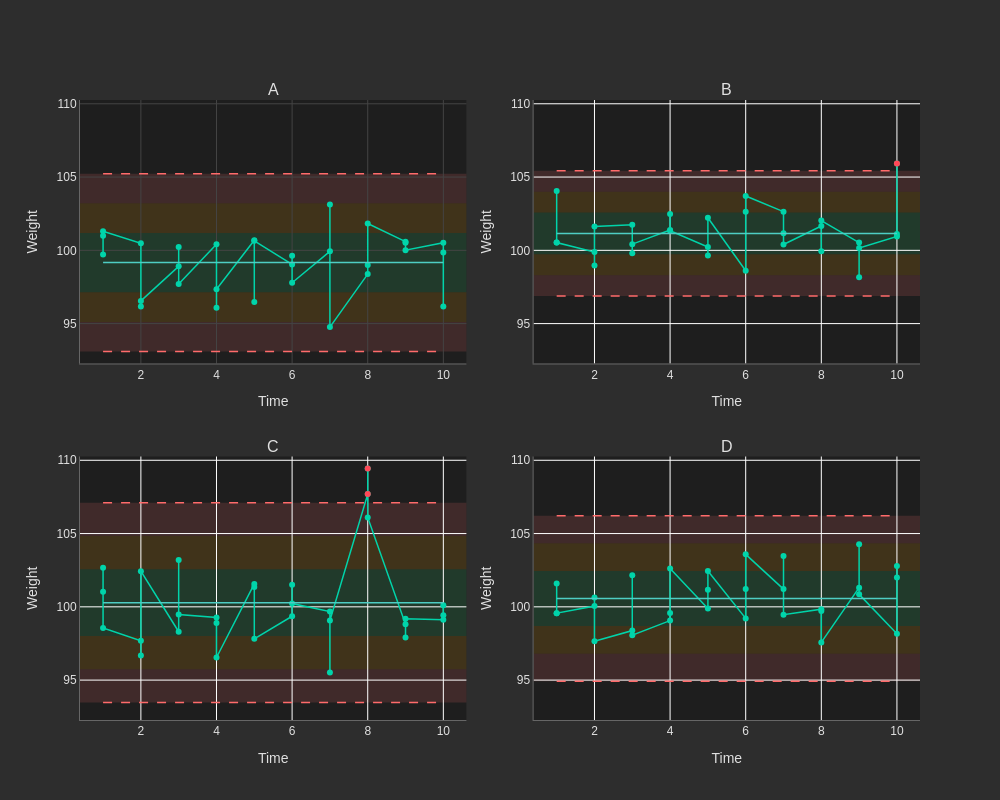

Notebook source saved alongside this figure:
### Code cell
# Plot stratified IMR with all rules
fig = result_imr.plot(
    show_zones=True,
    highlight_signals=True,
    show_rules=True,  # Show all WECO rule violations
    template='dark'
)
fig.show()

### Figure 1 — Plotly figure (JSON) as saved in the notebook; plotly's stock layout.template omitted (floating-point values rounded to 4 significant figures)
{"data": [{"hovertemplate": "%{x}<br>%{y:.3f}<extra></extra>", "line": {"color": "#00D4AA", "width": 1.5}, "marker": {"color": "#00D4AA", "size": 6}, "mode": "lines+markers", "name": "A", "showlegend": false, "type": "scatter", "x": [1, 1, 1, 2, 2, 2, 3, 3, 3, 4, 4, 4, 5, 5, 5, 6, 6, 6, 7, 7, 7, 8, 8, 8, 9, 9, 9, 10, 10, 10], "xaxis": "x", "y": [101.0, 99.72, 101.3, 100.5, 96.17, 96.55, 98.91, 100.2, 97.7, 100.4, 96.08, 97.34, 100.7, 96.47, 100.7, 99.04, 99.63, 97.79, 99.93, 103.1, 94.76, 98.38, 99.0, 101.8, 100.6, 100.5, 100.0, 100.5, 99.85, 96.16], "yaxis": "y"}, {"hovertemplate": "%{x}<br>%{y:.3f}<extra></extra>", "line": {"color": "#00D4AA", "width": 1.5}, "marker": {"color": "#00D4AA", "size": 6}, "mode": "lines+markers", "name": "B", "showlegend": false, "type": "scatter", "x": [1, 1, 1, 2, 2, 2, 3, 3, 3, 4, 4, 4, 5, 5, 5, 6, 6, 6, 7, 7, 7, 8, 8, 8, 9, 9, 9, 10, 10, 10], "xaxis": "x2", "y": [104.0, 100.5, 100.5, 99.88, 98.97, 101.6, 101.8, 99.8, 100.4, 101.4, 102.5, 101.3, 100.2, 99.65, 102.2, 98.61, 102.6, 103.7, 102.6, 101.2, 100.4, 101.7, 99.94, 102.0, 100.5, 98.17, 100.2, 101.0, 101.1, 105.9], "yaxis": "y2"}, {"hovertemplate": "Signal<br>%{x}<br>%{y:.3f}<extra></extra>", "marker": {"color": "#FF4757", "size": 6, "symbol": "circle"}, "mode": "markers", "showlegend": false, "type": "scatter", "x": [10], "xaxis": "x2", "y": [105.9], "yaxis": "y2"}, {"hovertemplate": "%{x}<br>%{y:.3f}<extra></extra>", "line": {"color": "#00D4AA", "width": 1.5}, "marker": {"color": "#00D4AA", "size": 6}, "mode": "lines+markers", "name": "C", "showlegend": false, "type": "scatter", "x": [1, 1, 1, 2, 2, 2, 3, 3, 3, 4, 4, 4, 5, 5, 5, 6, 6, 6, 7, 7, 7, 8, 8, 8, 9, 9, 9, 10, 10, 10], "xaxis": "x3", "y": [102.7, 101.0, 98.56, 97.68, 96.68, 102.4, 98.3, 103.2, 99.47, 99.27, 98.9, 96.54, 101.6, 101.4, 97.82, 99.36, 101.5, 100.2, 99.68, 95.52, 99.06, 107.7, 109.4, 106.1, 98.81, 97.9, 99.18, 99.12, 100.1, 99.43], "yaxis": "y3"}, {"hovertemplate": "Signal<br>%{x}<br>%{y:.3f}<extra></extra>", "marker": {"color": "#FF4757", "size": 6, "symbol": "circle"}, "mode": "markers", "showlegend": false, "type": "scatter", "x": [8, 8], "xaxis": "x3", "y": [107.7, 109.4], "yaxis": "y3"}, {"hovertemplate": "%{x}<br>%{y:.3f}<extra></extra>", "line": {"color": "#00D4AA", "width": 1.5}, "marker": {"color": "#00D4AA", "size": 6}, "mode": "lines+markers", "name": "D", "showlegend": false, "type": "scatter", "x": [1, 1, 1, 2, 2, 2, 3, 3, 3, 4, 4, 4, 5, 5, 5, 6, 6, 6, 7, 7, 7, 8, 8, 8, 9, 9, 9, 10, 10, 10], "xaxis": "x4", "y": [101.6, 99.57, 99.57, 100.0, 100.6, 97.65, 98.38, 102.2, 98.06, 99.06, 99.58, 102.6, 99.88, 101.2, 102.5, 99.21, 101.2, 103.6, 101.2, 103.5, 99.46, 99.84, 99.72, 97.57, 101.3, 104.3, 100.8, 98.16, 102.8, 102.0], "yaxis": "y4"}], "layout": {"annotations": [{"font": {"size": 16}, "showarrow": false, "text": "A", "x": 0.23, "xanchor": "center", "xref": "paper", "y": 1.0, "yanchor": "bottom", "yref": "paper"}, {"font": {"size": 16}, "showarrow": false, "text": "B", "x": 0.77, "xanchor": "center", "xref": "paper", "y": 1.0, "yanchor": "bottom", "yref": "paper"}, {"font": {"size": 16}, "showarrow": false, "text": "C", "x": 0.23, "xanchor": "center", "xref": "paper", "y": 0.425, "yanchor": "bottom", "yref": "paper"}, {"font": {"size": 16}, "showarrow": false, "text": "D", "x": 0.77, "xanchor": "center", "xref": "paper", "y": 0.425, "yanchor": "bottom", "yref": "paper"}], "font": {"color": "#E0E0E0", "family": "Arial, sans-serif", "size": 12}, "height": 800, "hovermode": "closest", "paper_bgcolor": "#2D2D2D", "plot_bgcolor": "#1E1E1E", "shapes": [{"fillcolor": "#2ED573", "layer": "below", "line": {"width": 0}, "opacity": 0.15, "type": "rect", "x0": 0, "x1": 1, "xref": "x domain", "y0": 97.14, "y1": 101.2, "yref": "y"}, {"fillcolor": "#FFA502", "layer": "below", "line": {"width": 0}, "opacity": 0.15, "type": "rect", "x0": 0, "x1": 1, "xref": "x domain", "y0": 101.2, "y1": 103.2, "yref": "y"}, {"fillcolor": "#FFA502", "layer": "below", "line": {"width": 0}, "opacity": 0.15, "type": "rect", "x0": 0, "x1": 1, "xref": "x domain", "y0": 95.12, "y1": 97.14, "yref": "y"}, {"fillcolor": "#FF6B6B", "layer": "below", "line": {"width": 0}, "opacity": 0.15, "type": "rect", "x0": 0, "x1": 1, "xref": "x domain", "y0": 103.2, "y1": 105.2, "yref": "y"}, {"fillcolor": "#FF6B6B", "layer": "below", "line": {"width": 0}, "opacity": 0.15, "type": "rect", "x0": 0, "x1": 1, "xref": "x domain", "y0": 93.09, "y1": 95.12, "yref": "y"}, {"line": {"color": "#FF6B6B", "dash": "dash", "width": 1.5}, "type": "line", "x0": 1, "x1": 10, "xref": "x", "y0": 105.2, "y1": 105.2, "yref": "y"}, {"line": {"color": "#FF6B6B", "dash": "dash", "width": 1.5}, "type": "line", "x0": 1, "x1": 10, "xref": "x", "y0": 93.09, "y1": 93.09, "yref": "y"}, {"line": {"color": "#4ECDC4", "width": 1.5}, "type": "line", "x0": 1, "x1": 10, "xref": "x", "y0": 99.16, "y1": 99.16, "yref": "y"}, {"fillcolor": "#2ED573", "layer": "below", "line": {"width": 0}, "opacity": 0.15, "type": "rect", "x0": 0, "x1": 1, "xref": "x2 domain", "y0": 99.73, "y1": 102.6, "yref": "y2"}, {"fillcolor": "#FFA502", "layer": "below", "line": {"width": 0}, "opacity": 0.15, "type": "rect", "x0": 0, "x1": 1, "xref": "x2 domain", "y0": 102.6, "y1": 104.0, "yref": "y2"}, {"fillcolor": "#FFA502", "layer": "below", "line": {"width": 0}, "opacity": 0.15, "type": "rect", "x0": 0, "x1": 1, "xref": "x2 domain", "y0": 98.3, "y1": 99.73, "yref": "y2"}, {"fillcolor": "#FF6B6B", "layer": "below", "line": {"width": 0}, "opacity": 0.15, "type": "rect", "x0": 0, "x1": 1, "xref": "x2 domain", "y0": 104.0, "y1": 105.4, "yref": "y2"}, {"fillcolor": "#FF6B6B", "layer": "below", "line": {"width": 0}, "opacity": 0.15, "type": "rect", "x0": 0, "x1": 1, "xref": "x2 domain", "y0": 96.88, "y1": 98.3, "yref": "y2"}, {"line": {"color": "#FF6B6B", "dash": "dash", "width": 1.5}, "type": "line", "x0": 1, "x1": 10, "xref": "x2", "y0": 105.4, "y1": 105.4, "yref": "y2"}, {"line": {"color": "#FF6B6B", "dash": "dash", "width": 1.5}, "type": "line", "x0": 1, "x1": 10, "xref": "x2", "y0": 96.88, "y1": 96.88, "yref": "y2"}, {"line": {"color": "#4ECDC4", "width": 1.5}, "type": "line", "x0": 1, "x1": 10, "xref": "x2", "y0": 101.2, "y1": 101.2, "yref": "y2"}, {"fillcolor": "#2ED573", "layer": "below", "line": {"width": 0}, "opacity": 0.15, "type": "rect", "x0": 0, "x1": 1, "xref": "x3 domain", "y0": 98.01, "y1": 102.6, "yref": "y3"}, {"fillcolor": "#FFA502", "layer": "below", "line": {"width": 0}, "opacity": 0.15, "type": "rect", "x0": 0, "x1": 1, "xref": "x3 domain", "y0": 102.6, "y1": 104.8, "yref": "y3"}, {"fillcolor": "#FFA502", "layer": "below", "line": {"width": 0}, "opacity": 0.15, "type": "rect", "x0": 0, "x1": 1, "xref": "x3 domain", "y0": 95.74, "y1": 98.01, "yref": "y3"}, {"fillcolor": "#FF6B6B", "layer": "below", "line": {"width": 0}, "opacity": 0.15, "type": "rect", "x0": 0, "x1": 1, "xref": "x3 domain", "y0": 104.8, "y1": 107.1, "yref": "y3"}, {"fillcolor": "#FF6B6B", "layer": "below", "line": {"width": 0}, "opacity": 0.15, "type": "rect", "x0": 0, "x1": 1, "xref": "x3 domain", "y0": 93.47, "y1": 95.74, "yref": "y3"}, {"line": {"color": "#FF6B6B", "dash": "dash", "width": 1.5}, "type": "line", "x0": 1, "x1": 10, "xref": "x3", "y0": 107.1, "y1": 107.1, "yref": "y3"}, {"line": {"color": "#FF6B6B", "dash": "dash", "width": 1.5}, "type": "line", "x0": 1, "x1": 10, "xref": "x3", "y0": 93.47, "y1": 93.47, "yref": "y3"}, {"line": {"color": "#4ECDC4", "width": 1.5}, "type": "line", "x0": 1, "x1": 10, "xref": "x3", "y0": 100.3, "y1": 100.3, "yref": "y3"}, {"fillcolor": "#2ED573", "layer": "below", "line": {"width": 0}, "opacity": 0.15, "type": "rect", "x0": 0, "x1": 1, "xref": "x4 domain", "y0": 98.68, "y1": 102.5, "yref": "y4"}, {"fillcolor": "#FFA502", "layer": "below", "line": {"width": 0}, "opacity": 0.15, "type": "rect", "x0": 0, "x1": 1, "xref": "x4 domain", "y0": 102.5, "y1": 104.3, "yref": "y4"}, {"fillcolor": "#FFA502", "layer": "below", "line": {"width": 0}, "opacity": 0.15, "type": "rect", "x0": 0, "x1": 1, "xref": "x4 domain", "y0": 96.8, "y1": 98.68, "yref": "y4"}, {"fillcolor": "#FF6B6B", "layer": "below", "line": {"width": 0}, "opacity": 0.15, "type": "rect", "x0": 0, "x1": 1, "xref": "x4 domain", "y0": 104.3, "y1": 106.2, "yref": "y4"}, {"fillcolor": "#FF6B6B", "layer": "below", "line": {"width": 0}, "opacity": 0.15, "type": "rect", "x0": 0, "x1": 1, "xref": "x4 domain", "y0": 94.92, "y1": 96.8, "yref": "y4"}, {"line": {"color": "#FF6B6B", "dash": "dash", "width": 1.5}, "type": "line", "x0": 1, "x1": 10, "xref": "x4", "y0": 106.2, "y1": 106.2, "yref": "y4"}, {"line": {"color": "#FF6B6B", "dash": "dash", "width": 1.5}, "type": "line", "x0": 1, "x1": 10, "xref": "x4", "y0": 94.92, "y1": 94.92, "yref": "y4"}, {"line": {"color": "#4ECDC4", "width": 1.5}, "type": "line", "x0": 1, "x1": 10, "xref": "x4", "y0": 100.6, "y1": 100.6, "yref": "y4"}], "title": {"font": {"color": "#FFFFFF", "size": 16}, "x": 0.5, "xanchor": "center"}, "width": 1000, "xaxis": {"anchor": "y", "domain": [0.0, 0.46], "gridcolor": "#444444", "gridwidth": 1.0, "linecolor": "#666666", "linewidth": 1.0, "showgrid": true, "showline": true, "title": {"text": "Time"}}, "xaxis2": {"anchor": "y2", "domain": [0.54, 1.0], "linecolor": "#666666", "linewidth": 1.0, "showline": true, "title": {"text": "Time"}}, "xaxis3": {"anchor": "y3", "domain": [0.0, 0.46], "linecolor": "#666666", "linewidth": 1.0, "showline": true, "title": {"text": "Time"}}, "xaxis4": {"anchor": "y4", "domain": [0.54, 1.0], "linecolor": "#666666", "linewidth": 1.0, "showline": true, "title": {"text": "Time"}}, "yaxis": {"anchor": "x", "domain": [0.575, 1.0], "gridcolor": "#444444", "gridwidth": 1.0, "linecolor": "#666666", "linewidth": 1.0, "range": [92.28, 110.3], "showgrid": true, "showline": true, "title": {"text": "Weight"}}, "yaxis2": {"anchor": "x2", "domain": [0.575, 1.0], "linecolor": "#666666", "linewidth": 1.0, "range": [92.28, 110.3], "showline": true, "title": {"text": "Weight"}}, "yaxis3": {"anchor": "x3", "domain": [0.0, 0.425], "linecolor": "#666666", "linewidth": 1.0, "range": [92.28, 110.3], "showline": true, "title": {"text": "Weight"}}, "yaxis4": {"anchor": "x4", "domain": [0.0, 0.425], "linecolor": "#666666", "linewidth": 1.0, "range": [92.28, 110.3], "showline": true, "title": {"text": "Weight"}}}}
